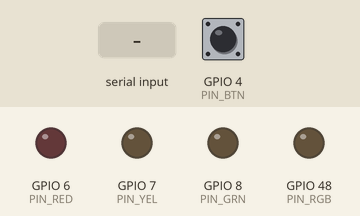
Recording of a sketch running on a simulated ESP32. On the bench: output pins drawn as LEDs (lit = HIGH). The inputs (shaded band) are chosen by the test bench; at power-on: GPIO 4 (PIN_BTN) HIGH. WiFi joins after 1.5 s; servers stay silent unless stated; no MQTT or app messages arrive unless stated; what the sketch prints to the serial monitor is not drawn.

Above: at 3.8 s.
3.9 s: "J\n" received over Serial
At 4.7 s:
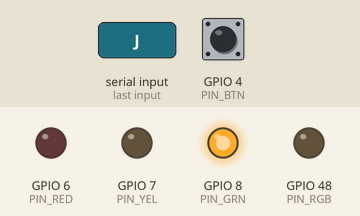
12.9 s: GPIO 4 (PIN_BTN) pulled LOW for 1 s
At 13.7 s:
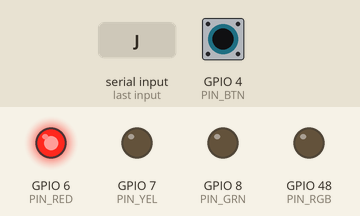
16.9 s: "j\n" received over Serial
At 20.1 s:
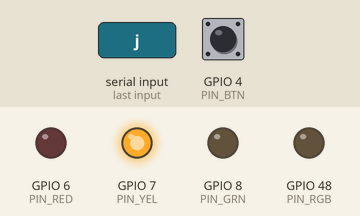
Timing chart, 0 to 23.4 s (numbered marks = the images above; inputs shaded):
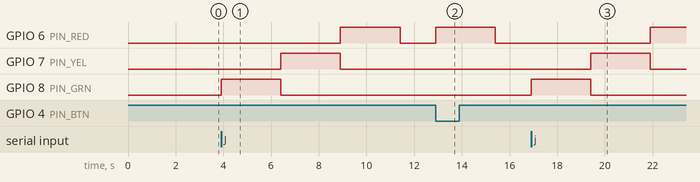

Measured:
- after the input at 3.9 s, GPIO 6 (PIN_RED): LOW → HIGH after 5.0 s, → LOW 2.5 s later; GPIO 7 (PIN_YEL): LOW → HIGH after 2.5 s, → LOW 2.5 s later; GPIO 8 (PIN_GRN): LOW → HIGH at once, → LOW 2.5 s later
- after the input at 12.9 s, GPIO 6 (PIN_RED): LOW → HIGH at once, → LOW 2.5 s later
- after the input at 16.9 s, GPIO 6 (PIN_RED): LOW → HIGH after 5.0 s; GPIO 7 (PIN_YEL): LOW → HIGH after 2.5 s, → LOW 2.5 s later; GPIO 8 (PIN_GRN): LOW → HIGH at once, → LOW 2.5 s later

The sketch:

How_to_Use_MQTT_with_ESP32_Step_by_Step.ino
```cpp
/*
 * DEMO — Serial key A → AMR moves (small-map safe)
 * =================================================
 * Serial Monitor 115200, click in the box:
 *   A  →  go to point "home"  (short drive, no pallet lift)
 *   J  →  pick p2 → drop p5 → home  (longer; only after A works)
 *
 * Current map (small area): home, charging, p1..p5, w1/w3/way4/wp
 * Do NOT use A/D/Home — those names are not on this map.
 *
 * Bridge must be running or the robot will not move.
 * Edit ssid / password / mqtt_server to match YOUR laptop (ipconfig).
 *
 * If AMR Android Wi-Fi is OFF (ROS Wi-Fi only on robot):
 *   - This .ino still uses normal Wi-Fi → laptop Mosquitto (ssid/password/mqtt_server).
 *   - AMR Call Mode must use Ethernet → laptop Ethernet IP (not changed in this file).
 *   - No ROS-specific code is needed here.
 */

#include <WiFi.h>
#include <PubSubClient.h>
#include <ArduinoJson.h>

const char* ssid        = "RTM_HighSpeed";  // must match laptop Wi-Fi
const char* password    = "AtpL@0214#";           // change if your AP uses another password
const char* mqtt_server = "192.168.5.115";  // laptop Mosquitto IP (ipconfig)
const int   mqtt_port   = 1883;
const char* mqtt_user   = "";
const char* mqtt_pass   = "";
const char* station_id  = "home1";

const int PIN_BTN = 4;
const int PIN_YEL = 7;   // external Yellow (Point D) — optional
const int PIN_GRN = 8;   // external Green (Point A) — optional
const int PIN_RED = 6;   // external Red (Home) — optional
const int PIN_RGB = 48;  // ESP32-S3-DevKitC onboard WS2812 RGB

static const uint8_t RGB_BRIGHT = 40;
const unsigned long PHASE_MS = 2500;

WiFiClient espClient;
PubSubClient client(espClient);

String topic_cmd, topic_leds, topic_status;

unsigned long lastDebounce = 0;
int lastBtn = HIGH;

bool jobBusy = false;
int jobStep = 0;
unsigned long jobStepAt = 0;
bool bridgeOwnsLeds = false;

void rgbWrite(uint8_t r, uint8_t g, uint8_t b) {
  neopixelWrite(PIN_RGB, r, g, b);
}

void setLeds(bool y, bool g, bool r) {
  digitalWrite(PIN_YEL, y ? HIGH : LOW);
  digitalWrite(PIN_GRN, g ? HIGH : LOW);
  digitalWrite(PIN_RED, r ? HIGH : LOW);

  // Onboard RGB mirrors the same meaning
  if (r && g && y) {
    rgbWrite(RGB_BRIGHT, RGB_BRIGHT, RGB_BRIGHT);      // error = white-ish
  } else if (g && !y && !r) {
    rgbWrite(0, RGB_BRIGHT, 0);                        // Point A = green
  } else if (y && !g && !r) {
    rgbWrite(RGB_BRIGHT, RGB_BRIGHT, 0);                // Point D = yellow
  } else if (r && !y && !g) {
    rgbWrite(RGB_BRIGHT, 0, 0);                        // Home = red
  } else {
    rgbWrite(0, 0, 0);                                 // idle = off
  }
}

void applyPhase(const char* phase) {
  if (!strcmp(phase, "error")) {
    setLeds(true, true, true);
  } else if (!strcmp(phase, "to_pick") || !strcmp(phase, "lifting")) {
    setLeds(false, true, false);   // GREEN — Home → A
  } else if (!strcmp(phase, "to_drop") || !strcmp(phase, "placing")) {
    setLeds(true, false, false);   // YELLOW — → D
  } else if (!strcmp(phase, "to_home") || !strcmp(phase, "done")) {
    setLeds(false, false, true);   // RED — → Home
  } else {
    setLeds(false, false, false);  // idle
  }
  Serial.printf("phase=%s\n", phase);
}

const char* wifiStatusText(wl_status_t s) {
  switch (s) {
    case WL_IDLE_STATUS:     return "IDLE";
    case WL_NO_SSID_AVAIL:   return "NO_SSID (name wrong / out of range / 5GHz-only)";
    case WL_SCAN_COMPLETED:  return "SCAN_DONE";
    case WL_CONNECTED:       return "CONNECTED";
    case WL_CONNECT_FAILED:  return "CONNECT_FAILED (wrong password?)";
    case WL_CONNECTION_LOST: return "LOST";
    case WL_DISCONNECTED:    return "DISCONNECTED";
    default:                 return "UNKNOWN";
  }
}

void scanNearbyWifi() {
  Serial.println("Scanning 2.4 GHz APs nearby...");
  int n = WiFi.scanNetworks();
  if (n <= 0) {
    Serial.println("  (no networks found)");
    return;
  }
  bool sawTarget = false;
  for (int i = 0; i < n; i++) {
    String name = WiFi.SSID(i);
    Serial.printf("  %2d) %s  RSSI=%d\n", i + 1, name.c_str(), WiFi.RSSI(i));
    if (name == ssid) sawTarget = true;
  }
  if (sawTarget) {
    Serial.printf("Found \"%s\" — if still failing, password is likely wrong.\n", ssid);
  } else {
    Serial.printf("Did NOT see \"%s\". Fix SSID spelling or move closer / use 2.4 GHz AP.\n", ssid);
  }
}

// Returns true when connected. Does not hang forever.
bool setup_wifi() {
  Serial.print("WiFi: "); Serial.println(ssid);
  Serial.printf("Password length: %u chars\n", (unsigned)strlen(password));
  WiFi.mode(WIFI_STA);
  WiFi.disconnect(true, true);
  delay(200);
  WiFi.begin(ssid, password);

  const int maxTries = 40;  // ~16 seconds
  for (int i = 0; i < maxTries; i++) {
    wl_status_t st = WiFi.status();
    if (st == WL_CONNECTED) {
      Serial.println();
      Serial.print("IP: "); Serial.println(WiFi.localIP());
      Serial.print("RSSI: "); Serial.println(WiFi.RSSI());
      return true;
    }
    delay(400);
    Serial.print(".");
    if ((i % 10) == 9) {
      Serial.printf(" [%s]\n", wifiStatusText(st));
    }
    setLeds(false, false, false);
  }

  Serial.println();
  Serial.printf("WiFi FAILED: %s\n", wifiStatusText(WiFi.status()));
  scanNearbyWifi();
  Serial.println("Fix ssid/password in the sketch, re-upload, press RESET.");
  applyPhase("error");
  return false;
}

void callback(char* topic, byte* payload, unsigned int length) {
  JsonDocument doc;
  if (deserializeJson(doc, payload, length)) return;
  const char* phase = doc["phase"] | "idle";
  bridgeOwnsLeds = true;
  jobBusy = false;
  applyPhase(phase);
}

void reconnect() {
  while (!client.connected()) {
    Serial.print("MQTT...");
    String id = String("learn-") + station_id;
    bool ok = (strlen(mqtt_user) > 0)
      ? client.connect(id.c_str(), mqtt_user, mqtt_pass)
      : client.connect(id.c_str());
    if (ok) {
      Serial.println("ok");
      client.subscribe(topic_leds.c_str());
      client.publish(topic_status.c_str(), "{\"state\":\"online\"}", true);
      applyPhase("idle");
    } else {
      Serial.printf("fail rc=%d\n", client.state());
      applyPhase("error");
      delay(3000);
    }
  }
}

bool beginDispatch(const char* reason) {
  if (jobBusy) {
    Serial.println("Job already running — ignore");
    return false;
  }
  if (!client.connected()) {
    Serial.println("MQTT offline — cannot send");
    applyPhase("error");
    return false;
  }
  (void)reason;
  return true;
}

// Key A — short move, good for the smaller floor.
void startGoHome(const char* reason) {
  if (!beginDispatch(reason)) return;

  JsonDocument doc;
  doc["cmd"] = "go_home";
  doc["station"] = station_id;
  doc["home"] = "home";   // production point on YOUR map
  doc["via"] = reason;
  char buf[180];
  serializeJson(doc, buf);
  client.publish(topic_cmd.c_str(), buf);

  Serial.println("=== MQTT go_home (point: home) ===");
  Serial.println(buf);

  bridgeOwnsLeds = false;
  jobBusy = true;
  jobStep = 3;
  jobStepAt = millis();
  applyPhase("to_home");
}

// Key J — pallet job on nearby points (skip p1↔p2; too long for this small map).
void startJob(const char* reason) {
  if (!beginDispatch(reason)) return;

  JsonDocument doc;
  doc["cmd"] = "run_job";
  doc["station"] = station_id;
  doc["home"] = "home";
  doc["pick"] = "p2";
  doc["drop"] = "p5";
  doc["via"] = reason;
  char buf[220];
  serializeJson(doc, buf);
  client.publish(topic_cmd.c_str(), buf);

  Serial.println("=== MQTT run_job (p2→p5→home) ===");
  Serial.println(buf);

  bridgeOwnsLeds = false;
  jobBusy = true;
  jobStep = 1;
  jobStepAt = millis();
  applyPhase("to_pick");
}

void serviceLocalLedMovie() {
  if (!jobBusy || bridgeOwnsLeds) return;
  if (millis() - jobStepAt < PHASE_MS) return;

  jobStepAt = millis();
  jobStep++;
  if (jobStep == 2) {
    applyPhase("to_drop");   // yellow
  } else if (jobStep == 3) {
    applyPhase("to_home");   // red
  } else {
    applyPhase("idle");
    jobBusy = false;
    jobStep = 0;
    Serial.println("=== LED movie done (idle) ===");
  }
}

void serviceSerialKeys() {
  while (Serial.available() > 0) {
    char c = (char)Serial.read();
    if (c == '\r' || c == '\n') continue;

    if (c == 'A' || c == 'a') {
      Serial.println("Serial key A → go to home");
      startGoHome("serial_A");
    } else if (c == 'J' || c == 'j') {
      Serial.println("Serial key J → run_job p2→p5→home");
      startJob("serial_J");
    } else {
      Serial.printf("Unknown key '%c' — press A (go home) or J (p2→p5)\n",
                    (c >= 32 && c < 127) ? c : '?');
    }

    while (Serial.available() > 0) {
      char d = (char)Serial.read();
      if (d == '\n') break;
    }
    break;
  }
}

void setup() {
  Serial.begin(115200);
  delay(800);

  pinMode(PIN_BTN, INPUT_PULLUP);
  pinMode(PIN_YEL, OUTPUT);
  pinMode(PIN_GRN, OUTPUT);
  pinMode(PIN_RED, OUTPUT);
  pinMode(PIN_RGB, OUTPUT);
  rgbWrite(0, 0, 0);

  topic_cmd    = String("floor/callstation/") + station_id + "/cmd";
  topic_leds   = String("floor/callstation/") + station_id + "/leds";
  topic_status = String("floor/callstation/") + station_id + "/status";

  if (!setup_wifi()) {
    Serial.println("Stuck without WiFi — edit ssid/password and re-upload.");
    return;  // loop() will keep retrying WiFi below
  }
  client.setServer(mqtt_server, mqtt_port);
  client.setCallback(callback);

  Serial.println();
  Serial.println("Ready (small map).");
  Serial.println("  A = go to home     (short, use this first)");
  Serial.println("  J = p2 → p5 → home (pallet job, more space needed)");
  Serial.println("  White button GPIO4 = same as A");
  Serial.println("  MQTTX watch: floor/callstation/home1/#");
}

void loop() {
  if (WiFi.status() != WL_CONNECTED) {
    static unsigned long lastWifiTry = 0;
    if (millis() - lastWifiTry > 10000) {
      lastWifiTry = millis();
      Serial.println("WiFi lost/not connected — retrying...");
      setup_wifi();
    }
    delay(50);
    return;
  }

  if (!client.connected()) reconnect();
  client.loop();
  serviceLocalLedMovie();
  serviceSerialKeys();

  int btn = digitalRead(PIN_BTN);
  if (btn != lastBtn && (millis() - lastDebounce) > 50) {
    lastDebounce = millis();
    if (btn == LOW && lastBtn == HIGH) {
      startGoHome("button");
    }
    lastBtn = btn;
  }
}
```
